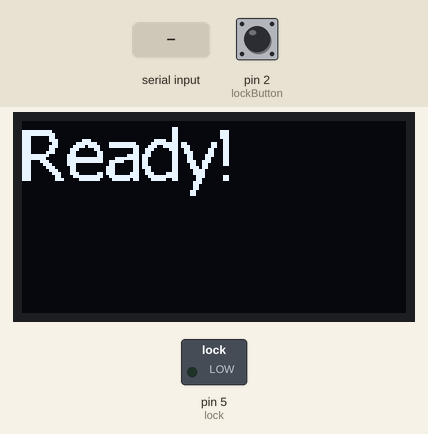
A sketch run on a simulated Arduino Uno, built with avr-gcc and run on an emulated ATmega328P. Shown: 128×64 one-colour display, switched loads named in the sketch (green lamp = pin HIGH). The test bench sets the inputs (shaded band); at power-on: pin 2 (lockButton) HIGH. What the sketch prints to the serial monitor is not drawn.

Above: at 1.2 s.
1.3 s: "start\n" received over Serial
At 2.3 s:
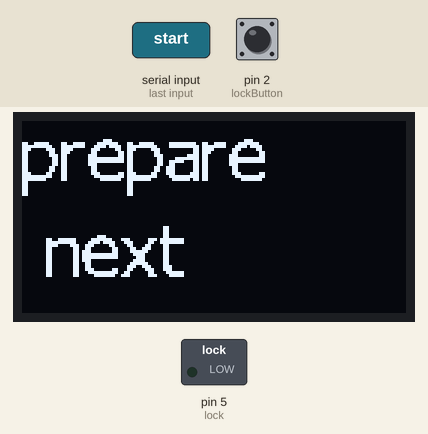
At 7.1 s:
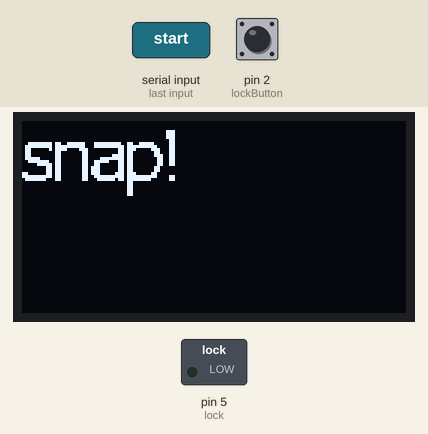
Timing chart, 0 to 8.6 s (numbered marks = the images above; inputs shaded):
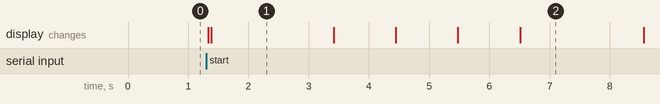

The sketch:

main.ino
```cpp
// Test for minimum program size.
// Edit AVRI2C_FASTMODE in SSD1306Ascii.h to change the default I2C frequency.

#include "SSD1306Ascii.h"
#include "SSD1306AsciiAvrI2c.h"

// 0X3C+SA0 - 0x3C or 0x3D
#define I2C_ADDRESS 0x3C

//Hardware Defines

const int lockButton = 2;
const int lock = 5;


String password[4] = {"5","5","5","5"};
int userPassword[4];
bool unlock = false;
int passwordCounter = -1;

//Hardware variables
int lockButtonState = 0;
String incomingByte = "";
String incoming = "";
int start = 0;

SSD1306AsciiAvrI2c oled;


//Function prototyping
void waitForUser();
//------------------------------------------------------------------------------
void setup() {

//serial port setup

  Serial.begin(9600);

//Screen setup

  oled.begin(&Adafruit128x64, I2C_ADDRESS);
  oled.setFont(CalLite24);
  oled.clear();
  oled.print("Ready!");

  ///////////////////////////////////////////////////////////////////////

//Hardware setup
   pinMode(lockButton, INPUT_PULLUP);
   pinMode(lock, OUTPUT);

}
//------------------------------------------------------------------------------
void loop() {

  lockButtonState = !digitalRead(lockButton);

  //lock button
  if(lockButtonState == 1)
  {
    digitalWrite(lock, LOW);
    passwordCounter = -1;
    oled.clear();
    oled.print("Locked!");
  }

  //reading the password from the computer and checking if it has been told to start
  if(Serial.available() > 0)
  {
    String incoming = Serial.readStringUntil('\n');
    if(incoming == "password")
    {
      oled.clear();
      for(int i = 0; i < 4; i++)
      {
        if(Serial.available() > 0)
        {
          String passwordPart = Serial.readStringUntil('\n');
          char k = Serial.read();
          delay(500);
          password[i] = passwordPart;
        }
      }
    }
    if(incoming == "start")
    {
      oled.clear();
      start = 1;
    }
  }

  //when the arduino starts, it loops through this to display information on the LCD
  if(start){
    passwordCounter = 0;
    for(int i = 0; i < 4; i++)
    {
      oled.clear();
      oled.write("prepare \n next");
      delay(2000);
      oled.clear();
      oled.write("3");
      delay(1000);
      oled.clear();
      oled.write("2");
      delay(1000);
      oled.clear();
      oled.write("1");
      delay(1000);
      oled.clear();
      oled.write("snap!");
      Serial.write('1');
      delay(2000);
      //password digit checking
      if (Serial.available() > 0 )
      {
        incomingByte = Serial.readStringUntil('\n');
        char k = Serial.read();
        //oled.clear();
        //oled.print("I:" + incomingByte + " P:" + password[i]);
        if(password[i] == incomingByte)
          passwordCounter++;
        delay(1000);
      }
    }
  }
  start = 0;

  //unlocks if password is correct.
  if(passwordCounter == 4)
  {
    oled.clear();
    oled.print("Unlocked!");
    digitalWrite(lock, HIGH);
    passwordCounter = -1;
  }
  //displays incorrect if the password is incorrect.
  else if(passwordCounter > -1 && passwordCounter < 4)
  {
    oled.clear();
    oled.print("Incorrect!");
    passwordCounter = -1;
  }
}

//connect to lock through mofset,
```

Measured:
- after the input at 1.3 s, the display: first changes at once (image 1 shows a later state)
- what the display in image 1 shows lasts 2.0 s, from 1.4 s to 3.4 s
